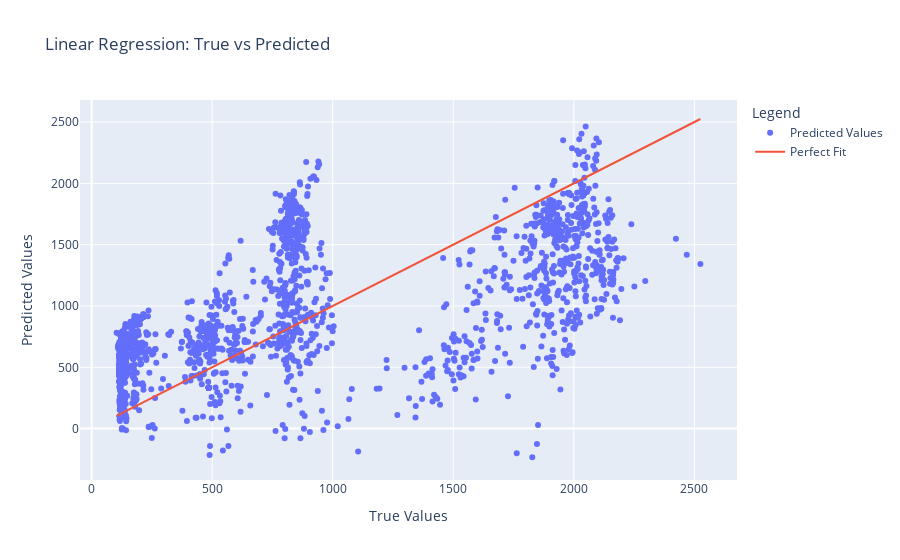

The cell this chart's notebook holds for it:
### Markdown cell above
# Linear Regression

### Code cell
from sklearn.model_selection import train_test_split
from sklearn.linear_model import LinearRegression
from sklearn.metrics import mean_squared_error
import matplotlib.pyplot as plt

# Define features and target
X = resampled_5m_data[['wetbulb_temperature','humidity']]
y = resampled_5m_data['power']

# Split data into training and test sets
X_train, X_test, y_train, y_test = train_test_split(X, y, test_size=0.2, random_state=42)

# Initialize Linear Regression model
lr_model = LinearRegression()

# Train the model
lr_model.fit(X_train, y_train)

# Predict on test set
y_pred = lr_model.predict(X_test)

# Calculate the mean squared error
mse = mean_squared_error(y_test, y_pred)
print(f"Mean Squared Error for Linear Regression: {mse:.2f}")

fig = go.Figure()
fig.add_trace(go.Scatter(x=y_test, y=y_pred, mode='markers', name='Predicted Values'))
fig.add_trace(go.Scatter(x=[y_test.min(), y_test.max()], y=[y_test.min(), y_test.max()], mode='lines', name='Perfect Fit'))
fig.update_layout(title='Linear Regression: True vs Predicted', xaxis_title='True Values', yaxis_title='Predicted Values', legend_title='Legend')
fig.show()

### Figure 1 — Plotly figure (JSON) as saved in the notebook; plotly's stock layout.template omitted (floating-point values rounded to 4 significant figures; data arrays with more than 128 entries replaced by an {"elided": "..."} marker saying what was removed)
{"data": [{"mode": "markers", "name": "Predicted Values", "type": "scatter", "x": {"elided": "3243 float values"}, "y": {"elided": "3243 float values"}}, {"mode": "lines", "name": "Perfect Fit", "type": "scatter", "x": [103.5, 2525.0], "y": [103.5, 2525.0]}], "layout": {"legend": {"title": {"text": "Legend"}}, "title": {"text": "Linear Regression: True vs Predicted"}, "xaxis": {"title": {"text": "True Values"}}, "yaxis": {"title": {"text": "Predicted Values"}}}}
